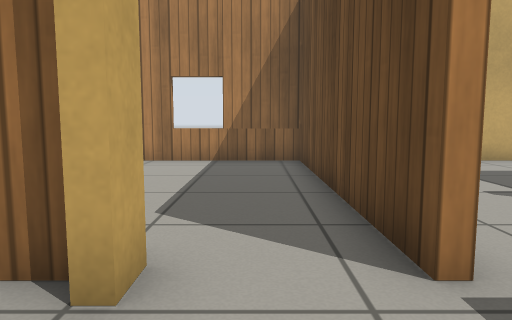
view 1 (above)

16 first-person views from a walk through a Gazebo world. The camera is 0.61 m above the floor, tilts 6° down and sees 70° across. The floor is counted in squares, 0.5 m on a side. Each view is taken from the middle of a square. On the plan, view 1 faces up. The plan holds only what a view shows up to about 14 squares ahead; the rest is blank. Gazebo's built-in surfaces are drawn with simple patterns.

view 2
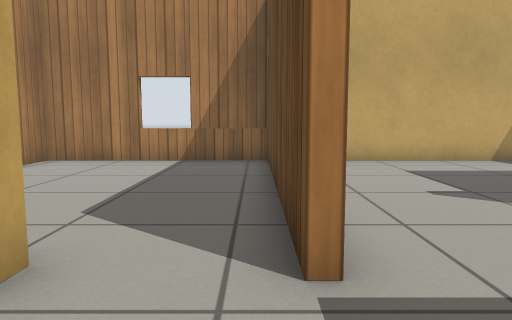

view 3
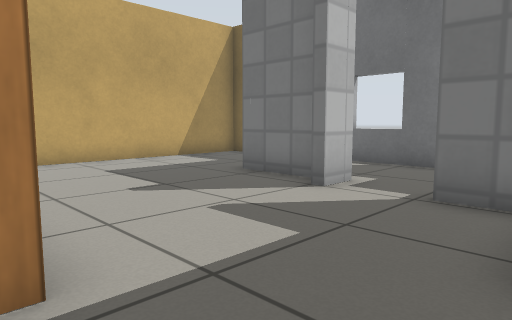

view 4
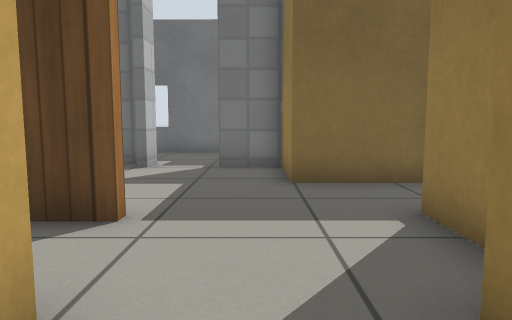

view 5
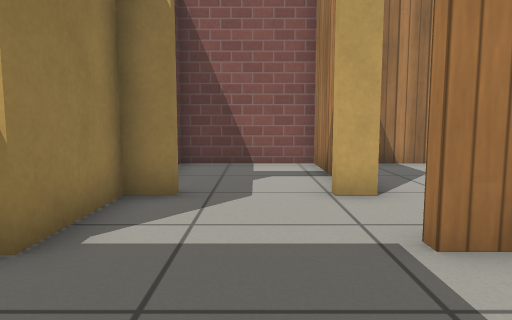

view 6
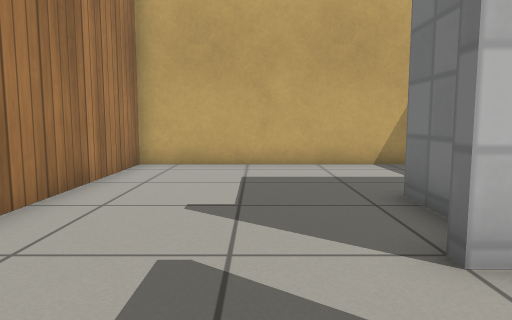

view 7
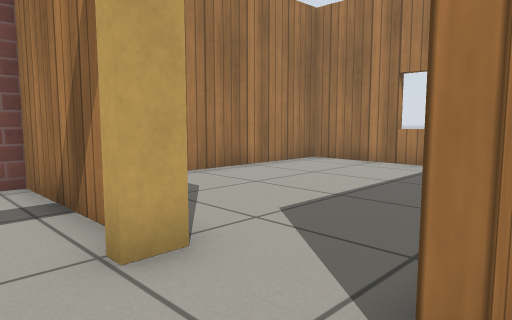

view 8
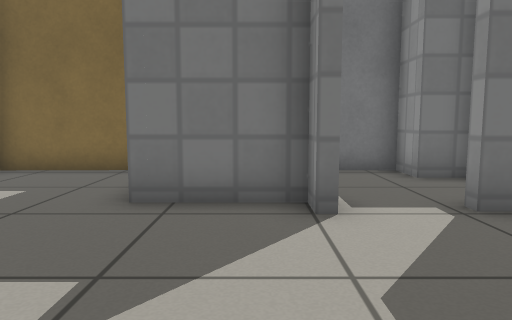

view 9
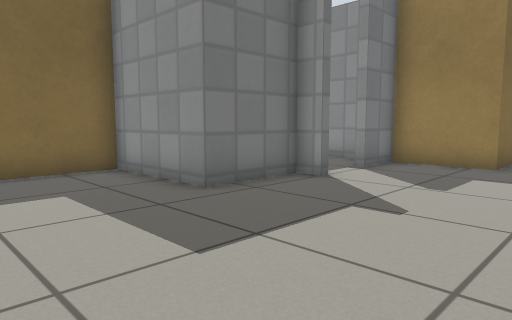

view 10
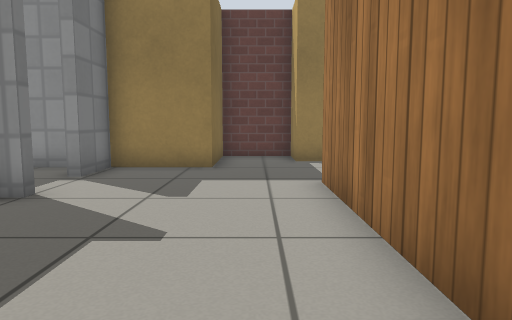

view 11
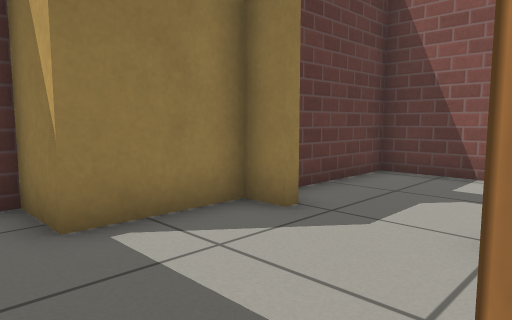

view 12
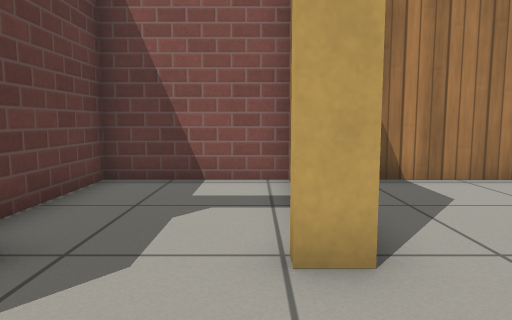

view 13
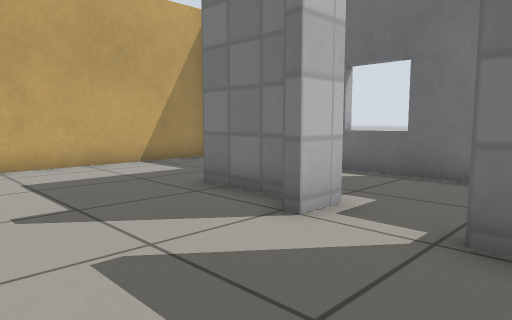

view 14
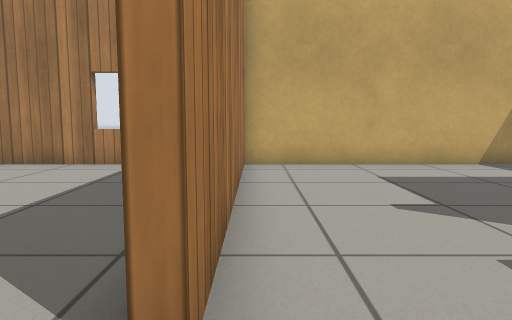

view 15
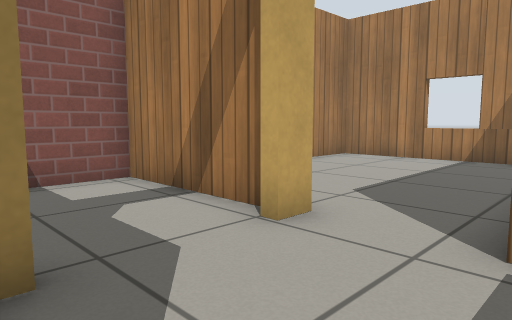

view 16
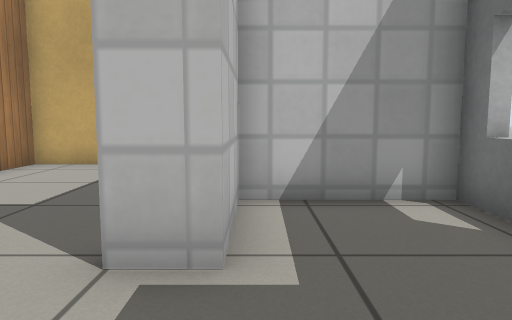

### Floor plan
Points are (right, up) in squares from view 1. A wall is a line through its corners. A room is listed if a view was taken in it or the views show most of it. See-through windows are left out.
Room 1 (views 1, 2, 3, 5, 6, 7, 8, 9, 10, 11, 12, 13, 14, 15)
walls: (7.4, 4.2) (7.4, 6.9) (11.1, 6.9) (11.2, 11.4); (7.7, 3.9) (6.6, 3.9); (-0.9, -0.3) (-0.9, -1.2) (1.7, -1.2) (1.7, -2.9) (4.2, -2.9) (4.2, 0.3) (6.9, 0.3) (6.9, 2) (7.3, 2); (10.9, 11.4) (1.7, 11.4) (1.7, 2.7) (1.4, 2.7)
ways out: open door at (-1, 1) to room 2; opening at (7, 2.5) to room 3; opening at (0, 3) to room 4
Room 2 (view 4)
walls: (-1.4, 2.7) (-5.6, 2.7) (-5.6, -1.2) (-2.3, -1.2)
ways out: open door at (-1, 1) to room 1
Room 3 (view 16)
walls: (9.9, 0.4) (9.9, 1.5) (11.1, 1.5) (11.1, 6.6) (7.7, 6.6) (7.7, 3.9); (8, 0.3) (9.2, 0.3)
ways out: opening at (7, 2.5) to room 1
Room 4 (no view inside)
walls: (-0.9, 3.1) (-0.9, 2.2); (1.4, 2.7) (1.4, 11.4) (-5.6, 11.4) (-5.6, 4.5)
ways out: opening at (0, 3) to room 1

Positions as (right, up) in squares from view 1, and headings:
1: (0, 0), facing up
2: (1, 0), facing up
3: (1, 0), facing up-right
4: (-3, 1), facing right
5: (5, 1), facing left
6: (5, 1), facing up
7: (2, 1), facing up-left
8: (2, 5), facing right
9: (2, 11), facing down-right
10: (3, 10), facing down
11: (3, 3), facing down-left
12: (2, 2), facing left
13: (3, 1), facing up-right
14: (2, 1), facing up
15: (2, -1), facing up-left
16: (8, 1), facing up
